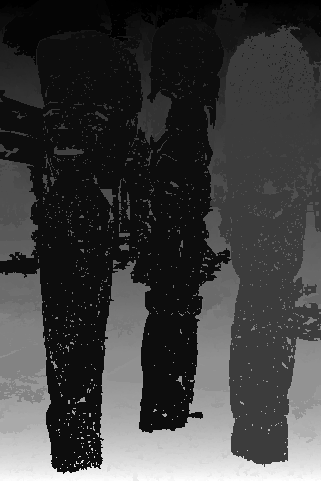
#> input picture predictions/101085.png, 321 x 481 px, given as the content of the folder contest_dataset/test/images, which was not available
$ python run_segmentation.py
#> lines starting #> are read from the running program, lines starting #| are printed output that depends on the picture; pictures that were not available may be replaced by others from this repository, and a replacement may not be noted
### segmentation.py
import numpy as np
from PIL import Image
import os

THRESHOLD = 15


def segment_image(img_array: np.ndarray) -> np.ndarray:
    H, W = img_array.shape
    N = H * W
    flat = img_array.astype(np.int32).ravel()
    parent = np.arange(N, dtype=np.int32)
    rank = np.zeros(N, dtype=np.int32)

    def find(x):
        while parent[x] != x:
            parent[x] = parent[parent[x]]
            x = parent[x]
        return x

    def unite(a, b):
        a, b = find(a), find(b)
        if a == b:
            return
        if rank[a] < rank[b]:
            a, b = b, a
        parent[b] = a
        if rank[a] == rank[b]:
            rank[a] += 1

    idx = np.arange(N, dtype=np.int32).reshape(H, W)

    left = idx[:, :-1].ravel()
    right = idx[:, 1:].ravel()
    for a, b in zip(left[np.abs(flat[left] - flat[right]) <= THRESHOLD].tolist(),
                    right[np.abs(flat[left] - flat[right]) <= THRESHOLD].tolist()):
        unite(a, b)

    top = idx[:-1, :].ravel()
    bot = idx[1:, :].ravel()
    for a, b in zip(top[np.abs(flat[top] - flat[bot]) <= THRESHOLD].tolist(),
                    bot[np.abs(flat[top] - flat[bot]) <= THRESHOLD].tolist()):
        unite(a, b)

    roots = np.array([find(i) for i in range(N)], dtype=np.int32)
    _, labels = np.unique(roots, return_inverse=True)
    return labels.reshape(H, W).astype(np.int32)


def load_grayscale(path: str) -> np.ndarray:
#> called with path = 'contest_dataset/test/images/101085.png'
    return np.array(Image.open(path).convert("L"), dtype=np.uint8)
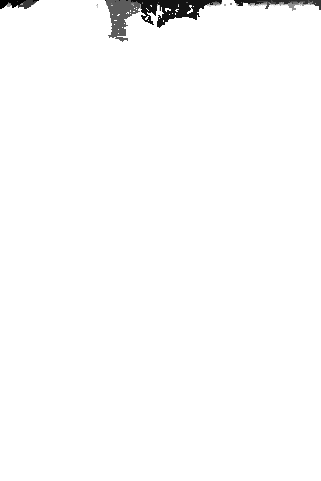
#> returned value: shape (481, 321); min 0, max 255, mean 251.5


def save_mask(mask: np.ndarray, out_path: str) -> None:
    os.makedirs(os.path.dirname(os.path.abspath(out_path)), exist_ok=True)
    Image.fromarray(mask.astype(np.uint16)).save(out_path)


# [4 lines left out: function save_mask_visual, not called in this run]

### run_segmentation.py
import argparse
import os
import time

import numpy as np
from PIL import Image

from segmentation import load_grayscale, save_mask, save_mask_visual, segment_image


def boundary_accuracy(pred: np.ndarray, gt: np.ndarray) -> float:
    def bmap(seg):
        b = np.zeros(seg.shape, dtype=bool)
        b[:, :-1] |= seg[:, :-1] != seg[:, 1:]
        b[:, 1:]  |= seg[:, :-1] != seg[:, 1:]
        b[:-1, :] |= seg[:-1, :] != seg[1:, :]
        b[1:,  :] |= seg[:-1, :] != seg[1:, :]
        return b
    return float((bmap(pred) == bmap(gt)).mean())


def run_test(input_dir: str, output_dir: str, visual: bool = False):
    files = sorted(f for f in os.listdir(input_dir) if f.lower().endswith(".png"))
    print(f"[test] {len(files)} images  →  {output_dir}")
    os.makedirs(output_dir, exist_ok=True)
    vis_dir = output_dir + "_visual" if visual else None
    if vis_dir:
        os.makedirs(vis_dir, exist_ok=True)

    timings = []
    for fname in files:
        img = load_grayscale(os.path.join(input_dir, fname))
        t0 = time.perf_counter()
        seg = segment_image(img)
#> the loop in segment_image, `for a, b in zip(left[np.abs(flat[left] - flat[right]) <= THRESHOLD].to..` made 153282 passes
#> the loop in segment_image, `for a, b in zip(top[np.abs(flat[top] - flat[bot]) <= THRESHOLD].tolist..` made 153314 passes
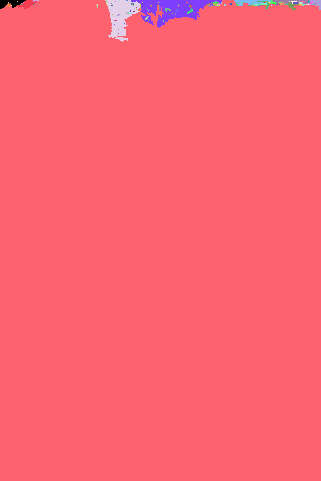
#> seg: shape (481, 321) int32; 141 distinct labels, from 0 to 140; one colour per label, 0 black
        elapsed = time.perf_counter() - t0
        timings.append(elapsed)
        save_mask(seg, os.path.join(output_dir, fname))
#> in save_mask, `Image.fromarray(mask.astype(np.uint16)).save(out_path)`:
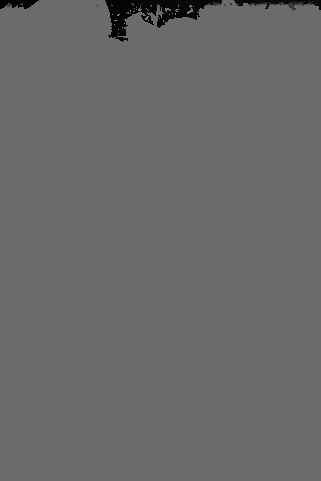
#> saved as 101085.png: PIL image 321x481 I;16; min 0, max 140, mean 105.3
        if vis_dir:
            save_mask_visual(seg, os.path.join(vis_dir, fname))
        print(f"  {fname:20s}  {img.shape}  segs={seg.max()+1:6d}  {elapsed:.2f}s")
#|   101085.png            (481, 321)  segs=   141  7.79s

    print(f"\nAvg {np.mean(timings):.2f}s/image  |  Total {sum(timings):.1f}s")


def run_eval(input_dir: str, mask_dir: str, output_dir: str):
    files = sorted(f for f in os.listdir(input_dir) if f.lower().endswith(".png"))
    print(f"[eval] {len(files)} images")
    os.makedirs(output_dir, exist_ok=True)

    scores = []
    for fname in files:
        gt_path = os.path.join(mask_dir, fname)
        if not os.path.exists(gt_path):
            print(f"  [skip] {fname} — no ground-truth found")
            continue
        img = load_grayscale(os.path.join(input_dir, fname))
        seg = segment_image(img)
        save_mask(seg, os.path.join(output_dir, fname))
        gt = np.array(Image.open(gt_path)).astype(np.int32)
        acc = boundary_accuracy(seg, gt)
        scores.append(acc)
        print(f"  {fname:20s}  boundary_acc={acc:.4f}  pred_segs={seg.max()+1}")

    if scores:
        print(f"\nMean boundary accuracy: {np.mean(scores):.4f}")


if __name__ == "__main__":
    p = argparse.ArgumentParser()
    p.add_argument("--mode",   choices=["test", "eval"], default="test")
    p.add_argument("--input",  default="contest_dataset/test/images")
    p.add_argument("--output", default="predictions")
    p.add_argument("--masks",  default="contest_dataset/train/masks")
    p.add_argument("--visual", action="store_true")
    args = p.parse_args()

    if args.mode == "test":
        run_test(args.input, args.output, visual=args.visual)
    else:
        run_eval(args.input, args.masks, args.output)

$ run again, on predictions/119082.png
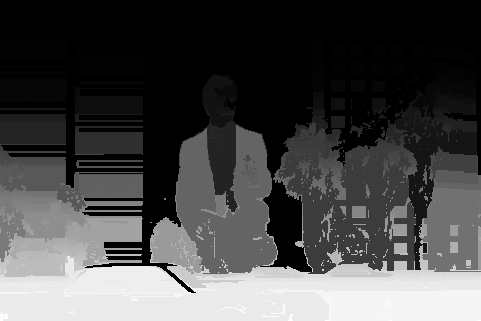
#> input picture predictions/119082.png, 481 x 321 px, given as the content of the folder contest_dataset/test/images, which was not available
#> in load_grayscale, `return np.array(Image.open(path).convert("L"), dtype=np.uint8)`:
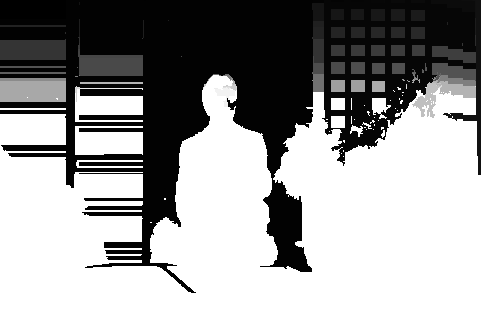
#> returned value: shape (321, 481); min 0, max 255, mean 153
#> the loop in segment_image, `for a, b in zip(top[np.abs(flat[top] - flat[bot]) <= THRESHOLD].tolist..` made 148347 passes
#> seg: shape (321, 481) int32; 155 distinct labels, from 0 to 154
#> in save_mask, `Image.fromarray(mask.astype(np.uint16)).save(out_path)`:
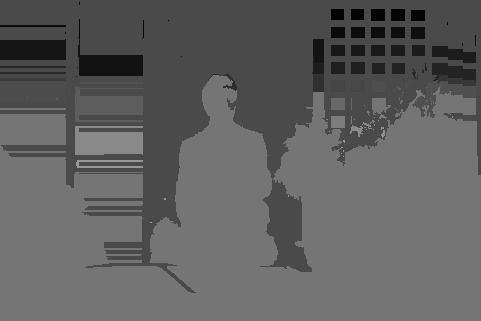
#> saved as 119082.png: PIL image 481x321 I;16; min 0, max 154, mean 95.9
#|   119082.png            (321, 481)  segs=   155  8.33s

$ run again, on predictions/12084.png
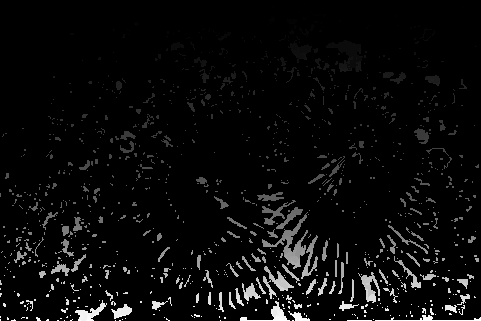
#> input picture predictions/12084.png, 481 x 321 px, given as the content of the folder contest_dataset/test/images, which was not available
#> the loop in segment_image, `for a, b in zip(top[np.abs(flat[top] - flat[bot]) <= THRESHOLD].tolist..` made 145782 passes
#> in run_test, `seg = segment_image(img)`:
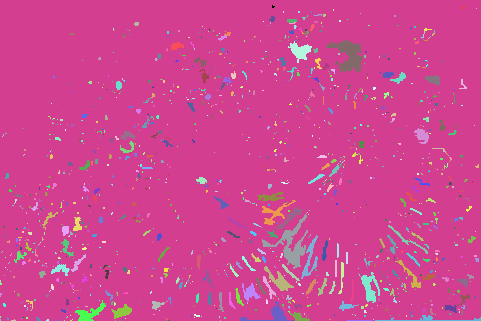
#> seg: shape (321, 481) int32; 1351 distinct labels, from 0 to 1350; one colour per label, 0 black
#> in save_mask, `Image.fromarray(mask.astype(np.uint16)).save(out_path)`:
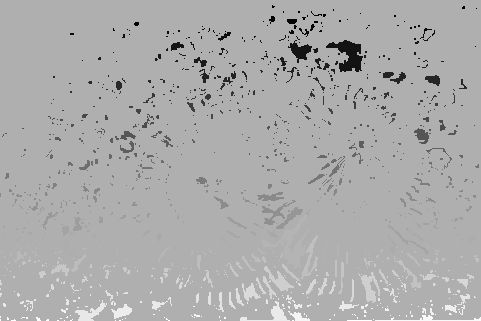
#> saved as 12084.png: PIL image 481x321 I;16; min 0, max 1350, mean 914.8; drawn with min black and max white
#|   12084.png             (321, 481)  segs=  1351  9.92s

$ run again, on predictions/126007.png
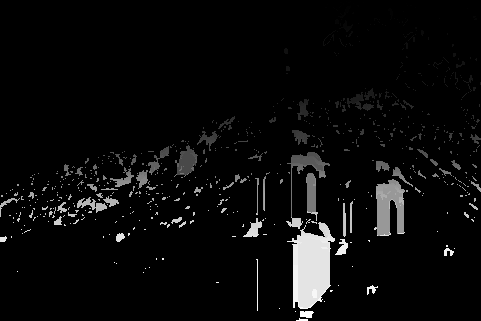
#> input picture predictions/126007.png, 481 x 321 px, given as the content of the folder contest_dataset/test/images, which was not available
#> in load_grayscale, `return np.array(Image.open(path).convert("L"), dtype=np.uint8)`:
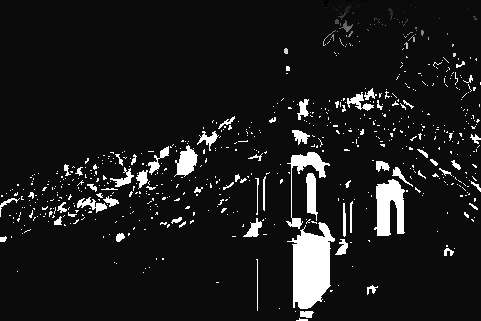
#> returned value: shape (321, 481); min 0, max 255, mean 28.2
#> the loop in segment_image, `for a, b in zip(top[np.abs(flat[top] - flat[bot]) <= THRESHOLD].tolist..` made 149504 passes
#> seg: shape (321, 481) int32; 846 distinct labels, from 0 to 845
#> in save_mask, `Image.fromarray(mask.astype(np.uint16)).save(out_path)`:
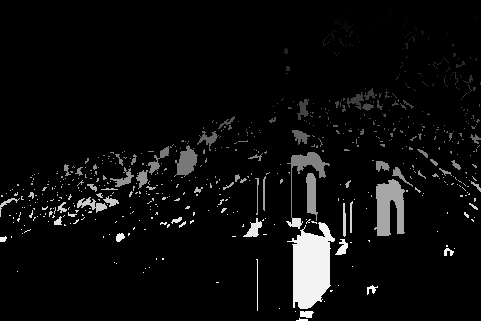
#> saved as 126007.png: PIL image 481x321 I;16; min 0, max 845, mean 40.7; drawn with min black and max white
#|   126007.png            (321, 481)  segs=   846  8.22s
